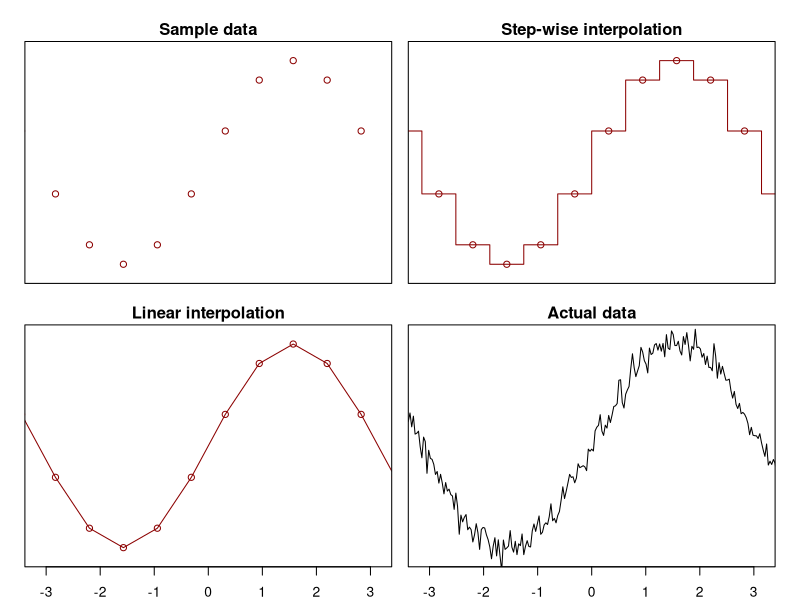
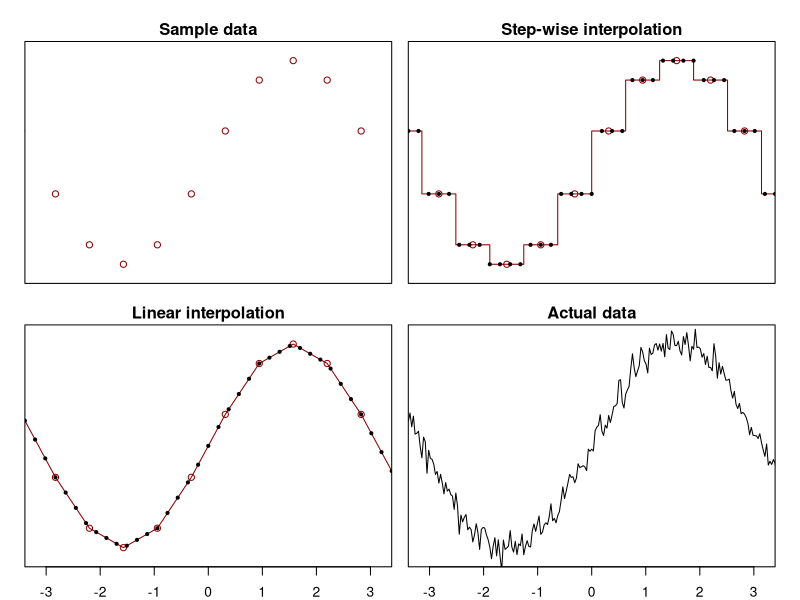
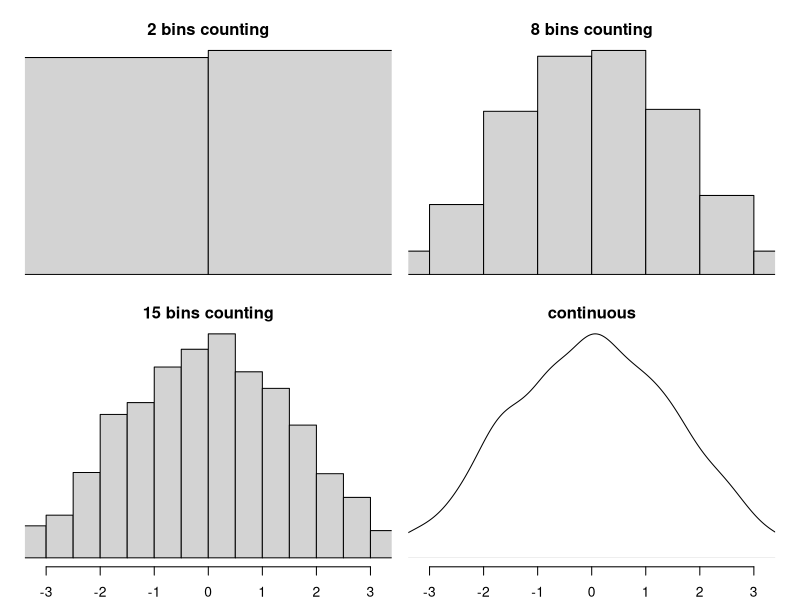

These charts were generated, in order, by the following R code:
## ---- chunk 1
# layout-valign="bottom"

######

par(
  mfrow = c(2, 2),
  yaxt = "n",
  mar = c(1, .5, 1.5, .5),
  oma = c(1, 1, 1, 1)
)
# params

step <- 20

x <- seq(-150, 150, by = 1) * pi / 100

noise <- rnorm(n = length(x), mean = 0, sd = .08)

sin_x <- sin(x) + noise

xlab <- "x"
ylab <- "y"
xlim <- c(-pi, pi)
ylim <- c(-1.1, 1.1)
cex <- 0.5


x_step <- seq(-150, 150, by = step) * pi / 100

sin_x_step <- sin(x_step)

####

plot(x_step, sin_x_step,
  type = "p",
  ylab = ylab,
  xlab = xlab,
  col = "darkred", ,
  ylim = ylim,
  xlim = xlim,
  main = "Sample data",
  xaxt = "n"
)
# lines(x, sin_x, type = "l")

#####

plot(x_step - step * pi / 200, sin_x_step,
  type = "s",
  col = "darkred",
  xlab = xlab,
  ylab = ylab,
  xlim = xlim,
  ylim = ylim,
  main = "Step-wise interpolation",
  xaxt = "n"
)
points(x_step, sin_x_step, col = "darkred")
# lines(x, sin_x)

#####

plot(x_step, sin_x_step,
  type = "l",
  xlab = xlab,
  ylab = "",
  col = "darkred",
  ylim = ylim,
  xlim = xlim,
  main = "Linear interpolation"
)
# lines(x, sin_x)
points(x_step, sin_x_step, col = "darkred")

#####

plot(x,
  sin_x,
  type = "l",
  ylab = ylab,
  ylim = ylim,
  xlim = xlim,
  main = "Actual data"
)

####

par(mfrow = c(1, 1))

## ---- chunk 2

par(
  mfrow = c(2, 2),
  yaxt = "n",
  mar = c(1, .5, 1.5, .5),
  oma = c(1, 1, 1, 1)
)
# params
#
#
# # graphical
# xlab <- "x"
# ylab <- "y"
# xlim <- c(-pi, pi)
# ylim <- c(-1,1)

# plotting variables
# step <- 20
step_down <- 6

# x <- seq(-150, 150, by = 1) * pi / 100
# sin_x <- sin(x)

# x_step <- seq(-150, 150, by = step) * pi / 100

x_step_down <- seq(-150, 150, by = step_down) * pi / 100

sin_step_down <- c()
for (x_ in x_step_down) {
  sin_step_down <- append(sin_step_down, sin(x_step[which.min(abs(x_ - x_step))]))
}
sin_x_step <- sin(x_step)


sin_lin_down <- c()
for (x_ in x_step_down[-length(x_step_down)]) {
  # x_ <- -2.2619467
  x_1 <- x_step[which(x_ >= x_step)[length(which(x_ >= x_step))]]
  x_2 <- x_step[which(x_ < x_step)[1]]
  sin_lin_down <- append(sin_lin_down, sin(x_1) + (x_ - x_1) * (sin(x_2) - sin(x_1)) / (x_2 - x_1))
}
sin_lin_down <- append(sin_lin_down, sin(sin_lin_down[length(x_step_down)]))

####

plot(x_step, sin_x_step,
  type = "p",
  ylab = ylab,
  xlab = xlab,
  col = "darkred", ,
  ylim = ylim,
  xlim = xlim,
  main = "Sample data",
  xaxt = "n"
)

# lines(x, sin_x, type = "l")

#####

plot(x_step - step * pi / 200, sin_x_step,
  type = "s",
  # lty =
  col = "darkred",
  xlab = xlab,
  ylab = ylab,
  xlim = xlim,
  ylim = ylim,
  main = "Step-wise interpolation",
  xaxt = "n"
)
points(x_step, sin_x_step, col = "darkred")
points(x_step_down, sin_step_down, col = "black", pch = 19, cex = cex)
# lines(x, sin_x)

#####

plot(x_step, sin_x_step,
  type = "l",
  xlab = xlab,
  ylab = "",
  col = "darkred",
  ylim = ylim,
  xlim = xlim,
  main = "Linear interpolation"
)
# lines(x, sin_x)
points(x_step, sin_x_step, col = "darkred")
points(x_step_down, sin_lin_down, col = "black", pch = 19, cex = cex)

#####

plot(x,
  sin_x,
  type = "l",
  ylab = ylab,
  ylim = ylim,
  xlim = xlim,
  main = "Actual data"
)

####

par(mfrow = c(1, 1))

## ---- chunk 3

n <- 1500

x <- runif(n = n, min = -2, max = 2)
# ,mean = 0,sd = .5)

x_norm <- rnorm(n = n, mean = 0, sd = 1) + x

step_ <- c(1, 7, 14)

par(
  mfrow = c(2, 2),
  yaxt = "n",
  mar = c(1, .5, 1.5, .5),
  oma = c(1, 1, 1, 1)
)

for (i in step_) {
  hist(x_norm,
    breaks = i,
    xlab = "x",
    ylab = "",
    freq = FALSE,
    main = paste0(i + 1, " bins counting"),
    xlim = xlim,
    xaxt = ifelse(i == step_[length(step_)], "s", "n")
  )
}

density(x_norm) |> plot(
  xlab = "x",
  ylab = "",
  xlim = xlim,
  main = "continuous",
  bty = "n"
)

par(mfrow = c(1, 1))

